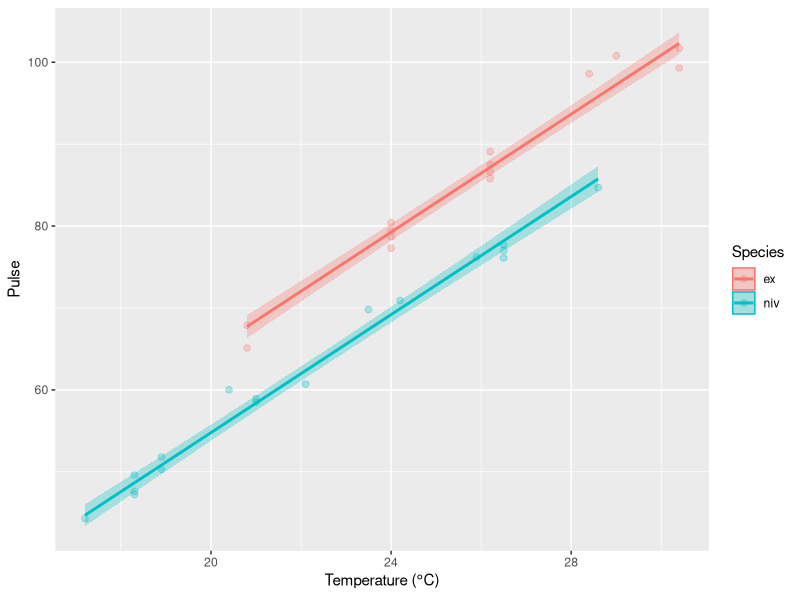
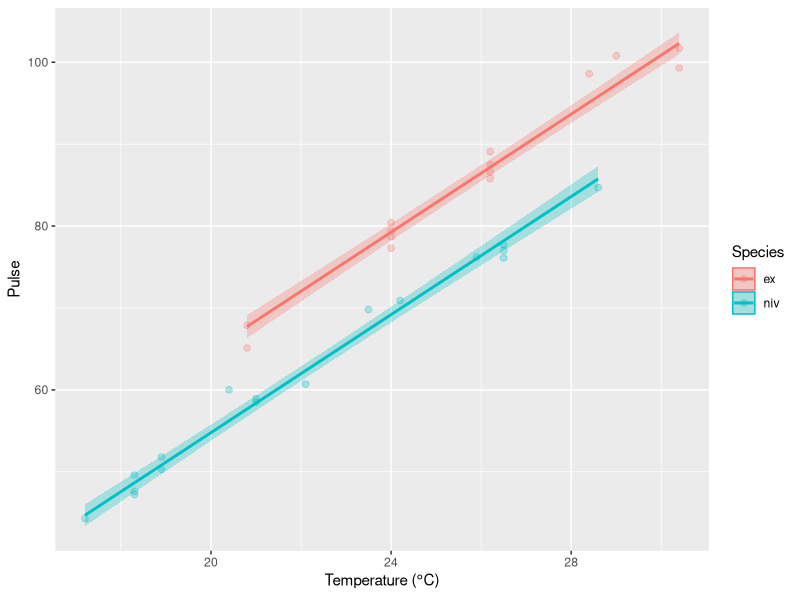

The R script that drew these images, in order:
## ---- chunk 1
library(tidyverse)
crickets <- read.csv('data/crickets.txt')
cricket_mod <- lm(Pulse ~ Species + Temp, data=crickets)
predicted_pulse = predict(cricket_mod, interval = 'confidence')
cricket_pred <- cbind(crickets, predicted_pulse)
ggplot(cricket_pred, 
       aes(x = Temp, y = Pulse, color = Species, fill = Species)) +
  geom_point(alpha = 0.3, size = 2) +
  geom_line(aes(y = fit), size = 1) +
  geom_ribbon(aes(ymin = lwr, ymax = upr, color = NULL), alpha = .3)+
  xlab(expression(paste('Temperature (', degree, 'C)')))  
## ---- chunk 2
# Read in the cricket data and assign it to a named object
crickets <- read.csv('data/crickets.txt')

# Have a look
head(crickets)
## ---- chunk 3
# Fit the model
cricket_mod <- lm(Pulse ~ Species + Temp, data=crickets)
## ---- chunk 4
car::Anova(cricket_mod, type='III')
## ---- chunk 5
summary(cricket_mod)

## ---- chunk 6
# Make predictions from the fitted model object using observed data
predicted_pulse = predict(cricket_mod, interval = 'confidence')

# Add these to the cricket data
cricket_pred <- cbind(crickets, predicted_pulse)

## ---- chunk 7
# Sets up data and aesthetics
ggplot(cricket_pred, 
       aes(x = Temp, y = Pulse, color = Species, fill = Species)) +
  geom_point(alpha = 0.3, size = 2) +
  geom_line(aes(y = fit), size = 1) +
  geom_ribbon(aes(ymin = lwr, ymax = upr, color = NULL), alpha = .3)+
  xlab(expression(paste('Temperature (', degree, 'C)')))  
  
